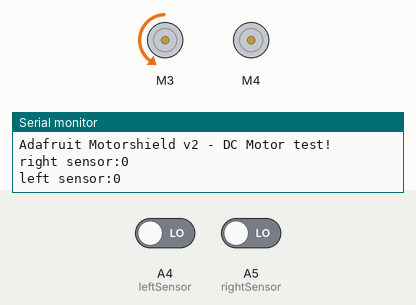
Recording of a sketch running on a simulated Arduino Uno, built with avr-gcc and run on an emulated ATmega328P. On the bench: 2 × DC motor (green arrow = forward, orange = backward, longer = faster), the last lines printed to the serial monitor. The test bench sets the inputs (shaded band); at power-on: A5 (rightSensor) LOW, A4 (leftSensor) LOW.

Above: at 1.2 s.
1.3 s: A5 (rightSensor) driven HIGH
At 1.9 s:
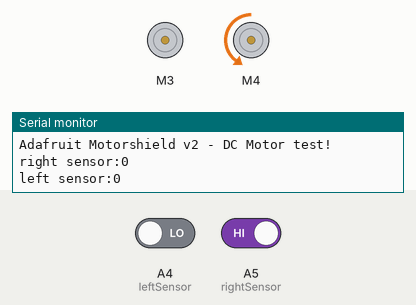
2.8 s: A4 (leftSensor) driven HIGH
At 4.0 s:
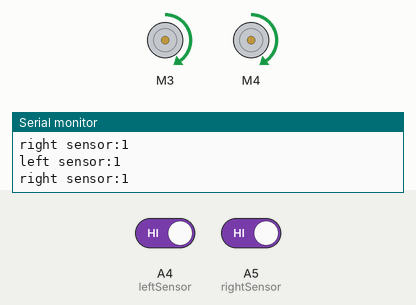
4.3 s: A4 (leftSensor) driven LOW
At 4.6 s:
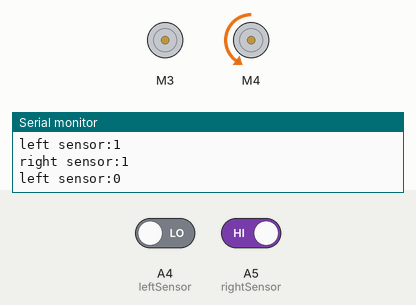
Timing chart, 0 to 7.3 s (numbered marks = the images above; inputs shaded):
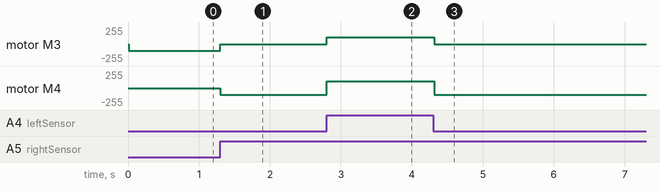

Measured:
- after the input at 1.3 s, motor M3: backward 100/255 → stopped at once; motor M4: stopped → backward 100/255 at once
- after the input at 2.8 s, motor M3: stopped → forward 100/255 at once; motor M4: backward 100/255 → forward 100/255 at once
- after the input at 4.3 s, motor M3: forward 100/255 → stopped at once; motor M4: forward 100/255 → backward 100/255 at once

The sketch:

adabox002_autonomousCodeTest.ino
```cpp
#include <Wire.h>
#include <Adafruit_MotorShield.h>
#include "utility/Adafruit_MS_PWMServoDriver.h"

// Create the motor shield object with the default I2C address
Adafruit_MotorShield AFMS = Adafruit_MotorShield();

// And connect 2 DC motors to port M3 & M4 !
Adafruit_DCMotor *L_MOTOR = AFMS.getMotor(3);
Adafruit_DCMotor *R_MOTOR = AFMS.getMotor(4);

// And connect the Sharp distance sensors
int leftSensor = A4;
int rightSensor = A5;

void setup() {
  Serial.begin(9600);           // set up Serial library at 9600 bps
  Serial.println("Adafruit Motorshield v2 - DC Motor test!");

  pinMode(leftSensor, INPUT); // set up distance sensor pins
  pinMode(rightSensor, INPUT);

  AFMS.begin();  // create with the default frequency 1.6KHz

}

void loop() {
  L_MOTOR->setSpeed(100);
  R_MOTOR->setSpeed(100);
  L_MOTOR->run(FORWARD);
  R_MOTOR->run(FORWARD);

  Serial.print("right sensor:");
  Serial.println(digitalRead(rightSensor));

  Serial.print("left sensor:");
  Serial.println(digitalRead(leftSensor));

  while (digitalRead(rightSensor) == LOW){
    L_MOTOR->setSpeed(100);
    R_MOTOR->setSpeed(100);
    L_MOTOR->run(BACKWARD);
    R_MOTOR->run(RELEASE);
  }

  while (digitalRead(leftSensor) == LOW){
    L_MOTOR->setSpeed(100);
    R_MOTOR->setSpeed(100);
    L_MOTOR->run(RELEASE);
    R_MOTOR->run(BACKWARD);
  }

}
```
